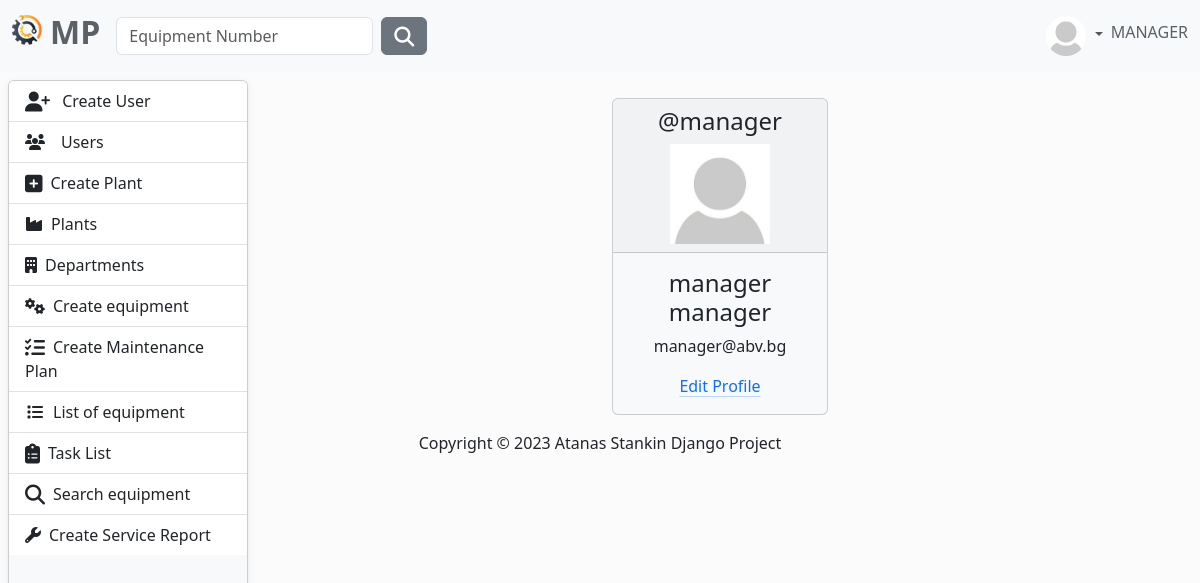
Page /user/profile/ (signed in) on the committed database.
### MaintenancePlanner/accounts/models.py (models this page shows, shortened)
class AppUser(AbstractUser, PermissionsMixin):
    username = models.CharField(
        max_length=30,
        validators=[
            MinLengthValidator(4),
        ],
        unique=True,
    )
    first_name = models.CharField(
        max_length=30,
        validators=[
            MinLengthValidator(2),
            user_name_validator,
        ]
    )
    last_name = models.CharField(
        max_length=30,
        validators=[
            MinLengthValidator(2),
            user_name_validator,
        ]
    )
    email = models.EmailField(unique=True)
    class Role(models.TextChoices):
        MANAGER = "MANAGER", 'Manager'
        SUPERVISOR = "SUPERVISOR", 'Supervisor'
        OPERATOR = "OPERATOR", 'Operator'
    role = models.CharField(max_length=50, choices=Role.choices)
    @property
    def full_name(self):
        return f'{self.first_name} {self.last_name}'

class Profile(models.Model):
    user = models.OneToOneField(AppUser, on_delete=models.CASCADE)
    image = models.ImageField(
        default='images/default.jpg',
        null=True,
        blank=True,
        upload_to='images/'
    )

### MaintenancePlanner/accounts/views.py (the view)
# urls.py: path('profile/', views.profile, name='profile'),
@login_required
def profile(request):
    return render(request, 'profile/profile.html')

### MaintenancePlanner/accounts/templates/profile/profile.html
{% extends "base.html" %}
{% load static %}
{% load crispy_forms_tags %}
{% block content %}
      <div class="row justify-content-center mt-3 text-center">
            <div class="col-3">
                <div class="card bg-light mb-3" style="max-width: 200rem;">
                  <div class="card-header">
                      <h4>@{{ user.username }}</h4>
                      <div>
                        <img src="{{ user.profile.image.url }}" height="100" loading="lazy"/>
                   </div>
                  </div>
                  <div class="card-body">
                      <h4 class="card-title">{{ user.full_name }}</h4>
                        <p class="card-text">{{ user.email }}</p>
                        <a class="link-primary link-offset-2 link-underline-opacity-25" href="{% url 'profile-update' %}">Edit Profile</a>
                  </div>
            </div>
            </div>
        </div>
{% endblock content %}

### templates/partials/navbar.html (shortened to what this page needs)
{% load static %}
<nav class="navbar navbar-expand-lg bg-light fixed-top" data-bs-theme="light">
    <div class="container-fluid">
        <a class="navbar-brand" href="{% url 'home-page' %}">
            <ul class="navbar-nav ms-auto d-flex flex-row">
                <li><img class="logo me-2" src="{% static 'img/logo.png' %}" alt="logo" height="30"></li>
                <li><h2 style="color: #5a6268; font-weight: bold">MP</h2></li>
            </ul>
        </a>
        <div class="collapse navbar-collapse" id="navbarColor01">
            {% if user.is_authenticated %}
                <form class="d-flex" method=POST action="{% url 'search-equipment' %}">
                    <input class="form-control me-sm-2" type="search" placeholder="Equipment Number"
                           name="number">
                    <button class="btn btn-secondary my-2 my-sm-0" type="submit"><i
                            class="fa-solid fa-magnifying-glass fa-lg"></i></button>
                </form>
            {% endif %}
            <ul class="navbar-nav ms-auto d-flex flex-row">
                {% if not request.user.is_authenticated %}
                    <li class="nav-item">
                        <a class="nav-link" href="{% url 'login' %}"><i
                                class="fa-solid fa-right-to-bracket fa-lg me-2"></i>Sig In
                        </a>
                    </li>
                {% else %}
                    <li class="nav-item dropdown d-flex align-items-center">
                        <div class="btn-group dropdown">
                            <a class="nav-link dropdown-toggle" data-bs-toggle="dropdown" href="#" role="button"
                               aria-haspopup="true" aria-expanded="false">
                                {% if user.profile.image %}
                                    <img src="{{ user.profile.image.url }}" class="rounded-circle" height="40"
                                         loading="lazy"/>
                                {% else %}
                                    <img src="{% static 'img/profile-img.png' %}" class="rounded-circle" height="40"
                                         loading="lazy"/>
                                {% endif %}
                            </a>
                        </div>
                        <h6 style="color: #5a6268">{{ request.user.role }}</h6>
                    </li>
                {% endif %}
            </ul>
        </div>
    </div>
</nav>

### static/css/body.css (style rules this page uses)
body { background-color: #fbfbfb; }

### rows in the picture
AppUser: profile.image (placeholder picture), user.role "MANAGER", username "manager", full_name "manager manager", email "manager@abv.bg"
